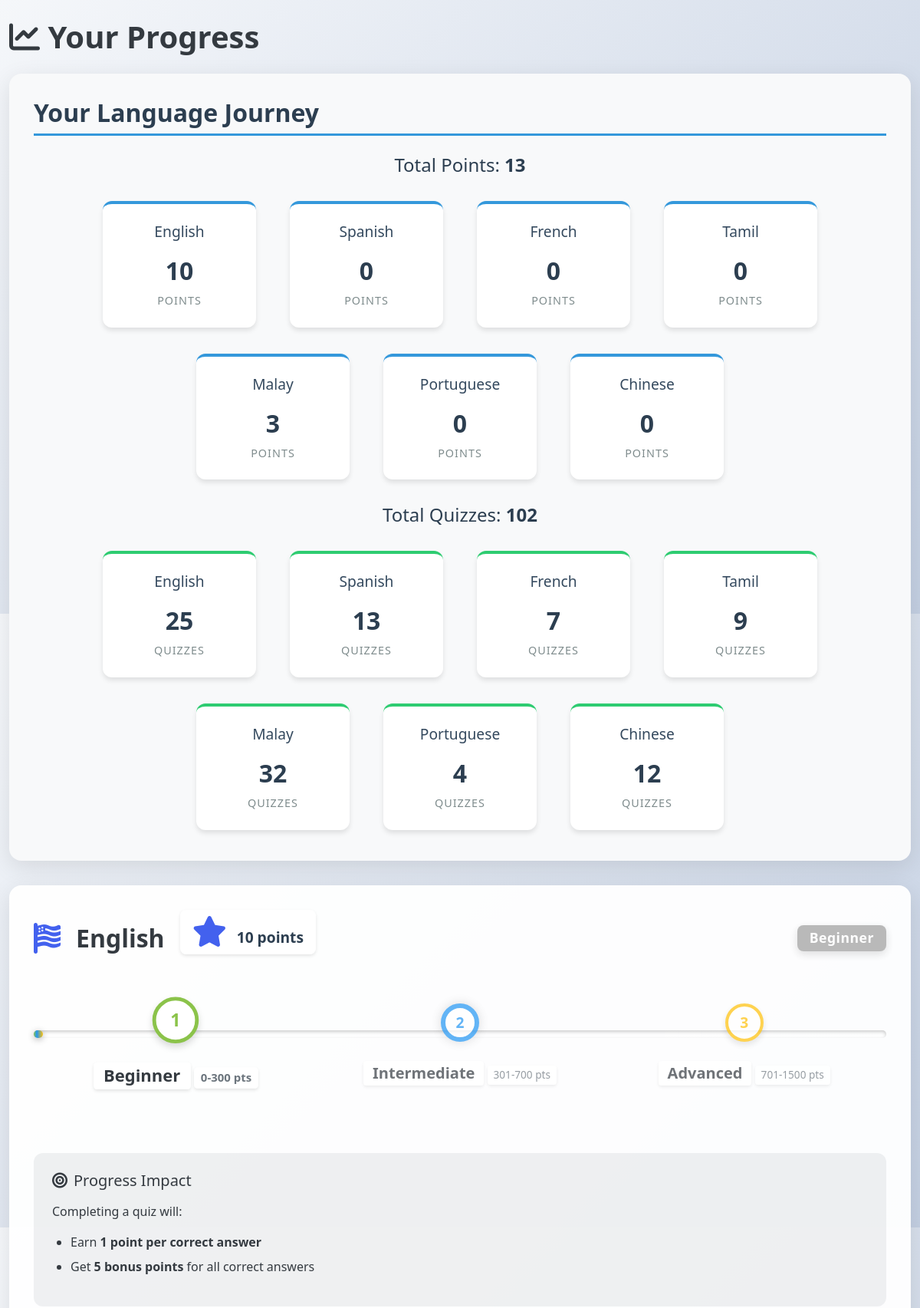
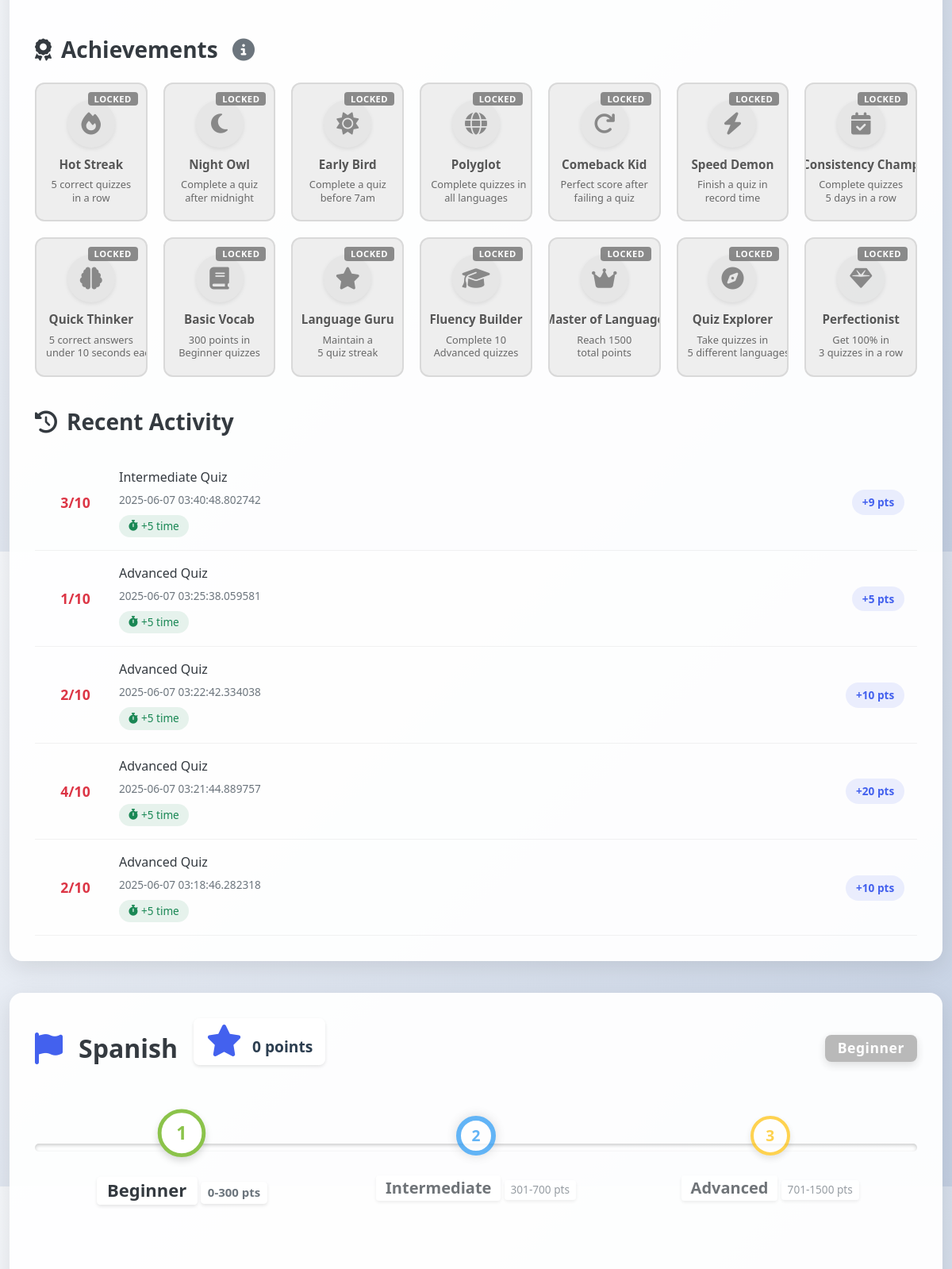
The app's page /progress (signed in, upper part) with its own data (2 pictures, top to bottom).
### tables this page shows
CREATE TABLE quiz_results_enhanced (
                id INTEGER PRIMARY KEY AUTOINCREMENT,
                user_id INTEGER NOT NULL,
                language TEXT NOT NULL,
                difficulty TEXT NOT NULL,
                score INTEGER NOT NULL,
                total INTEGER NOT NULL,
                percentage REAL NOT NULL,
                passed INTEGER DEFAULT 0,
                timestamp DATETIME DEFAULT CURRENT_TIMESTAMP,
                question_details TEXT NOT NULL, points_earned INTEGER DEFAULT 0, streak_bonus INTEGER DEFAULT 0, time_bonus INTEGER DEFAULT 0,
                FOREIGN KEY (user_id) REFERENCES users (id)
            );

### app.py (the view, shortened to what this page needs)
@app.route('/progress')
def progress():
    if 'user_id' not in session:
        return redirect(url_for('login'))
    user_id = session['user_id']
    languages = ['English', 'Spanish', 'French', 'Tamil', 'Malay', 'Portuguese', 'Chinese']
    LEVEL_REQUIREMENTS = {
        'beginner': {'points': 300},
        'intermediate': {'points': 700},
        'advanced': {'points': 1500}
    }
    progress_dict = {
        'progress': {},
        'total_points': 0,
        'total_quizzes': 0,
        'recent_activity': [],
        'LEVEL_REQUIREMENTS': LEVEL_REQUIREMENTS
    }
    with get_db_connection() as conn:
        user_achievements = conn.execute('SELECT achievement_type FROM achievements WHERE user_id = ?', (user_id,)).fetchall()
        achievement_types = set([row['achievement_type'] for row in user_achievements])
        global_achievements = set()
        per_language_achievements = {}
        for language in languages:
            icon_map = {
                'English': 'flag-usa',
                'Spanish': 'flag',
                'French': 'flag',
                'German': 'flag',
                'Italian': 'flag',
                'Portuguese': 'flag',
                'Japanese': 'flag'
            }
            icon = icon_map.get(language, 'flag')
            quizzes_enhanced = conn.execute('''
                SELECT difficulty, COUNT(*) as cnt
                FROM quiz_results_enhanced
                WHERE user_id = ? AND language = ?
                GROUP BY difficulty
            ''', (user_id, language)).fetchall()
            counts = {'beginner': 0, 'intermediate': 0, 'advanced': 0}
            for row in quizzes_enhanced:
                diff = row['difficulty'].lower()
                if diff in counts:
                    counts[diff] = row['cnt']
            beginner_pts = 0
            intermediate_pts = 0
            advanced_pts = 0
            beginner_pts = min(counts['beginner'], 300)
            intermediate_pts = min(counts['intermediate'] * 3, 400) if beginner_pts >= 300 else 0
            advanced_pts = min(counts['advanced'] * 5, 800) if intermediate_pts >= 400 else 0
            total_pts = beginner_pts + intermediate_pts + advanced_pts
            if total_pts >= 701:
                current_level = 'advanced'
            elif total_pts >= 301:
                current_level = 'intermediate'
            else:
                current_level = 'beginner'
            quizzes_taken = sum(counts.values())
            last_quizzes = conn.execute("SELECT passed FROM quiz_results_enhanced WHERE user_id = ? AND language = ? ORDER BY timestamp DESC LIMIT 10", (user_id, language)).fetchall()
            streak = 0
            highest_streak = 0
            temp_streak = 0
            for qz in last_quizzes:
                if qz['passed']:
                    temp_streak += 1
                    if temp_streak > highest_streak:
                        highest_streak = temp_streak
                else:
                    temp_streak = 0
            streak = temp_streak
            badges = set()
            if language == 'English':
                for ach in global_achievements:
                    if ach in [
                        'hot_streak', 'night_owl', 'early_bird', 'polyglot', 'comeback_kid',
                        'speed_demon', 'consistency_champ', 'quick_thinker', 'quiz_explorer', 'perfectionist'
                    ]:
                        badges.add(ach)
            recent_activity = conn.execute("SELECT * FROM quiz_results_enhanced WHERE user_id = ? AND language = ? ORDER BY timestamp DESC LIMIT 5", (user_id, language)).fetchall()
            activity_list = []
            for act in recent_activity:
                activity_list.append({
                    'language': language,
                    'difficulty': act['difficulty'],
                    'score': act['score'],
                    'total': act['total'],
                    'timestamp': act['timestamp'],
                    'passed': act['passed'],
                    'points_earned': act['points_earned'],
                    'streak_bonus': act['streak_bonus'],
                    'time_bonus': act['time_bonus']
                })
            progress_dict['progress'][language] = {
                'icon': icon,
                'total_points': total_pts,
                'quizzes_taken': quizzes_taken,
                'current_level': current_level,
                'badges': list(badges),
                'streak': streak,
                'highest_streak': highest_streak,
                'next_level': True if current_level != 'advanced' else False,
            }
            progress_dict['recent_activity'].extend(activity_list)
            progress_dict['total_points'] += total_pts
            progress_dict['total_quizzes'] += quizzes_taken
    return render_template('progress.html', progress=progress_dict)

### app.py (called while the page is built)
def get_db_connection():
    db_path = os.path.join(os.path.dirname(os.path.abspath(__file__)), 'database.db')
    conn = sqlite3.connect(db_path)
    conn.row_factory = sqlite3.Row  # This allows accessing columns by name
    conn.execute('PRAGMA busy_timeout = 30000')  # 30 second timeout to avoid locking issues
    return conn

### templates/progress.html (shortened to what this page needs)
<!DOCTYPE html>
<html lang="en">
<head>
    <link href="https://cdn.jsdelivr.net/npm/bootstrap@5.3.0/dist/css/bootstrap.min.css" rel="stylesheet">
    <link rel="stylesheet" href="https://cdnjs.cloudflare.com/ajax/libs/font-awesome/6.4.0/css/all.min.css">
    <link rel="stylesheet" href="{{ url_for('static', filename='css/mobile.css') }}">
</head>
<body class="{{ 'dark-mode' if session.get('dark_mode') else '' }}">
    <div class="container py-4">
        <h1 class="mb-4"><i class="fas fa-chart-line"></i> Your Progress</h1>
        <div class="progress-container">
            <h3 class="journey-header">Your Language Journey</h3>
            <div class="mb-4">
                <h4 class="total-header">Total Points: <strong>{{ progress.total_points }}</strong></h4>
                <div class="d-flex flex-wrap justify-content-center" style="gap: 18px 28px;">
                    {% for language, data in progress.progress.items() %}
                    <div class="stat-card points-card">
                        <h5>{{ language }}</h5>
                        <div class="stat-value">{{ data.total_points }}</div>
                        <div class="stat-label">points</div>
                    </div>
                    {% endfor %}
                </div>
            </div>
            <div>
                <h4 class="total-header">Total Quizzes: <strong>{{ progress.total_quizzes }}</strong></h4>
                <div class="d-flex flex-wrap justify-content-center" style="gap: 18px 28px;">
                    {% for language, data in progress.progress.items() %}
                    <div class="stat-card quizzes-card">
                        <h5>{{ language }}</h5>
                        <div class="stat-value">{{ data.quizzes_taken }}</div>
                        <div class="stat-label">quizzes</div>
                    </div>
                    {% endfor %}
                </div>
            </div>
        </div>
        {% for language, data in progress.progress.items() %}
        <div class="language-card">
            <div class="language-header">
                <i class="fas fa-{{ data.icon }}"></i>
                <h2>{{ language }}</h2>
                <div class="current-points">
                    <i class="fas fa-star"></i>
                    {{ data.total_points }} points
                </div>
                <div class="ms-auto">
                    <span class="badge rank-badge rank-{{ data.current_level }}">
                        {{ data.current_level|title }}
                    </span>
                </div>
            </div>
            <div class="level-tracker">
                <div class="level beginner {% if data.current_level == 'beginner' %}active{% endif %}">
                    <div class="level-icon">1</div>
                    <h5>Beginner</h5>
                    <small>0-300 pts</small>
                </div>
                <div class="level intermediate {% if data.current_level == 'intermediate' %}active{% endif %}">
                    <div class="level-icon">2</div>
                    <h5>Intermediate</h5>
                    <small>301-700 pts</small>
                </div>
                <div class="level advanced {% if data.current_level == 'advanced' %}active{% endif %}">
                    <div class="level-icon">3</div>
                    <h5>Advanced</h5>
                    <small>701-1500 pts</small>
                </div>
            </div>
            <div class="progress-impact">
                <h5><i class="fas fa-bullseye"></i> Progress Impact</h5>
                <p>Completing a quiz will:</p>
                <ul>
                    {% if data.current_level == 'beginner' %}
                    <li>Earn <strong>1 point per correct answer</strong></li>
                    <li>Get <strong>5 bonus points</strong> for all correct answers</li>
                    {% elif data.current_level == 'intermediate' %}
                    <li>Earn <strong>3 points per correct answer</strong> on Intermediate or Advanced quizzes</li>
                    <li>Get <strong>8 bonus points</strong> for all correct answers</li>
                    <li><strong>No points</strong> for Beginner quizzes</li>
                    {% elif data.current_level == 'advanced' %}
                    <li>Earn <strong>5 points per correct answer</strong> on Advanced quizzes only</li>
                    <li>Get <strong>10 bonus points</strong> for all correct answers</li>
                    <li><strong>No points</strong> for Beginner or Intermediate quizzes</li>
                    {% endif %}
                </ul>
            </div>
            <div class="badges-section">
                <h3>
                    <i class="fas fa-award"></i> Achievements
                    <i class="fas fa-info-circle tooltip-icon"
                       title="Earn badges by completing quizzes and reaching milestones"></i>
                </h3>
                <div class="badges-grid">
                    <div class="badge {% if 'hot_streak' in data.badges %}earned{% endif %}">
                        <i class="fas fa-fire"></i>
                        <span>Hot Streak</span>
                        <small>5 correct quizzes<br>in a row</small>
                    </div>
                    <div class="badge {% if 'night_owl' in data.badges %}earned{% endif %}">
                        <i class="fas fa-moon"></i>
                        <span>Night Owl</span>
                        <small>Complete a quiz<br>after midnight</small>
                    </div>
                    <div class="badge {% if 'early_bird' in data.badges %}earned{% endif %}">
                        <i class="fas fa-sun"></i>
                        <span>Early Bird</span>
                        <small>Complete a quiz<br>before 7am</small>
                    </div>
                    <div class="badge {% if 'polyglot' in data.badges %}earned{% endif %}">
                        <i class="fas fa-globe"></i>
                        <span>Polyglot</span>
                        <small>Complete quizzes in<br>all languages</small>
                    </div>
                    <div class="badge {% if 'comeback_kid' in data.badges %}earned{% endif %}">
                        <i class="fas fa-redo"></i>
                        <span>Comeback Kid</span>
                        <small>Perfect score after<br>failing a quiz</small>
                    </div>
                    <div class="badge {% if 'speed_demon' in data.badges %}earned{% endif %}">
                        <i class="fas fa-bolt"></i>
                        <span>Speed Demon</span>
                        <small>Finish a quiz in<br>record time</small>
                    </div>
                    <div class="badge {% if 'consistency_champ' in data.badges %}earned{% endif %}">
                        <i class="fas fa-calendar-check"></i>
                        <span>Consistency Champ</span>
                        <small>Complete quizzes<br>5 days in a row</small>
                    </div>
                    <div class="badge {% if 'quick_thinker' in data.badges %}earned{% endif %}">
                        <i class="fas fa-brain"></i>
                        <span>Quick Thinker</span>
                        <small>5 correct answers<br>under 10 seconds each</small>
                    </div>
                    <div class="badge {% if 'basic_vocab' in data.badges %}earned{% endif %}">
                        <i class="fas fa-book"></i>
                        <span>Basic Vocab</span>
                        <small>300 points in<br>Beginner quizzes</small>
                    </div>
                    <div class="badge {% if 'language_guru' in data.badges %}earned{% endif %}">
                        <i class="fas fa-star"></i>
                        <span>Language Guru</span>
                        <small>Maintain a<br>5 quiz streak</small>
                    </div>
                    <div class="badge {% if 'fluency_builder' in data.badges %}earned{% endif %}">
                        <i class="fas fa-graduation-cap"></i>
                        <span>Fluency Builder</span>
                        <small>Complete 10<br>Advanced quizzes</small>
                    </div>
                    <div class="badge {% if 'master_of_language' in data.badges %}earned{% endif %}">
                        <i class="fas fa-crown"></i>
                        <span>Master of Language</span>
                        <small>Reach 1500<br>total points</small>
                    </div>
                    <div class="badge {% if 'quiz_explorer' in data.badges %}earned{% endif %}">
                        <i class="fas fa-compass"></i>
                        <span>Quiz Explorer</span>
                        <small>Take quizzes in<br>5 different languages</small>
                    </div>
                    <div class="badge {% if 'perfectionist' in data.badges %}earned{% endif %}">
                        <i class="fas fa-gem"></i>
                        <span>Perfectionist</span>
                        <small>Get 100% in<br>3 quizzes in a row</small>
                    </div>
                </div>
            </div>
            <div class="activity-feed">
                <h3><i class="fas fa-history"></i> Recent Activity</h3>
                {% for activity in progress.recent_activity %}
                {% if activity.language == language %}
                <div class="activity-item">
                    <div class="quiz-result {% if activity.passed %}passed{% else %}failed{% endif %}">
                        {{ activity.score }}/{{ activity.total }}
                    </div>
                    <div class="quiz-details">
                        <p>{{ activity.difficulty|title }} Quiz</p>
                        <small>{{ activity.timestamp }}</small>
                        <div class="bonus-info">
                            {% if activity.time_bonus > 0 %}
                            <span class="bonus-chip">
                                <i class="fas fa-stopwatch"></i> +{{ activity.time_bonus }} time
                            </span>
                            {% endif %}
                        </div>
                    </div>
                    <div>
                        <span class="points-badge">
                            +{{ activity.points_earned }} pts
                        </span>
                    </div>
                </div>
                {% endif %}
                {% endfor %}
            </div>
        </div>
        {% endfor %}
    </div>
</body>
</html>

### records on screen
quiz_results_enhanced: score "3", total "10", difficulty "Intermediate", timestamp "2025-06-07 03:40:48.802742", time_bonus "5", points_earned "9"
quiz_results_enhanced: score "1", total "10", difficulty "Advanced", timestamp "2025-06-07 03:25:38.059581", time_bonus "5", points_earned "5"
quiz_results_enhanced: score "2", total "10", difficulty "Advanced", timestamp "2025-06-07 03:22:42.334038", time_bonus "5", points_earned "10"
quiz_results_enhanced: score "4", total "10", difficulty "Advanced", timestamp "2025-06-07 03:21:44.889757", time_bonus "5", points_earned "20"
quiz_results_enhanced: score "2", total "10", difficulty "Advanced", timestamp "2025-06-07 03:18:46.282318", time_bonus "5", points_earned "10"

### other values on screen
{{ progress.total_points }} "13"
{{ language }} "English" "Spanish" "French" "Tamil" "Malay" "Portuguese" "Chinese"
{{ data.total_points }} "10" "0" "0" "0" "3" "0" "0"
{{ progress.total_quizzes }} "102"
{{ data.quizzes_taken }} "25" "13" "7" "9" "32" "4" "12"
{{ language }} "English" "Spanish"
{{ data.total_points }} "10" "0"
{{ data.current_level|title }} "Beginner" "Beginner"
